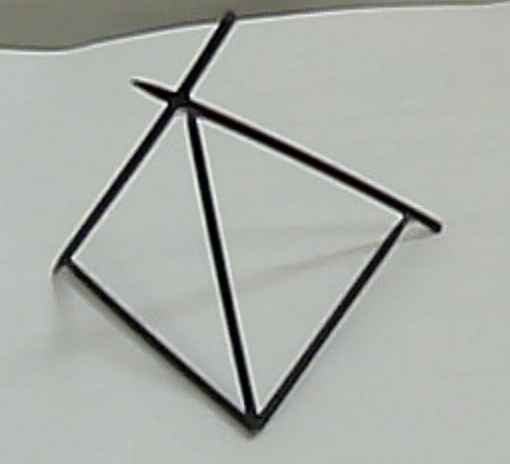
#> input picture dataset/1/im.png, 510 x 464 px
$ python -i functions.py   (imports and definitions only)
#> lines starting #> are read from the running program, lines starting #| are printed output that depends on the picture; after the words box and inside, x2 and y2 are one past the last pixel; in counts of white or black regions, pixels touching at a corner belong together
#> further down, picture is the input picture: shape (464, 510, 3); mean B, G, R 168.3, 172.9, 169.6
"""
functions.py

This script contains functions which will be used for our main process.

The description of each function is provided before its declaration.
In-line comments will explain each individual step.

The list of functions are as follows:

-   crop_img                Params: Saccadic Path Plot
-   format_list             Params: List of Corners
-   remove_outliers         Params: Saccadic Path Corners, World View Corners, Euclidean distance threshold
-   eucl_sort               Params: List of Corners
-   sim_anneal_sort         Params: List of Corners
"""

import cv2
import numpy as np
import csv
import random
import matplotlib.pyplot as plt
import math
import copy
from scipy.spatial import distance as dst


# INPUT:    Directory of files
# RETURNS:  Images of Saccadic Path, World View, and Guide Points
# [36 lines left out: function get_images, not called in this run]


# INPUT:    Plot of the Saccadic Path
# RETURNS:  input image, with unnecessary whitespace removed
def crop_img(img):

    # convert img to grayscale
    gray = cv2.cvtColor(img, cv2.COLOR_BGR2GRAY)

    # apply threshold
    _, thresh_gray = cv2.threshold(gray, thresh=100, maxval=255, type=cv2.THRESH_BINARY)
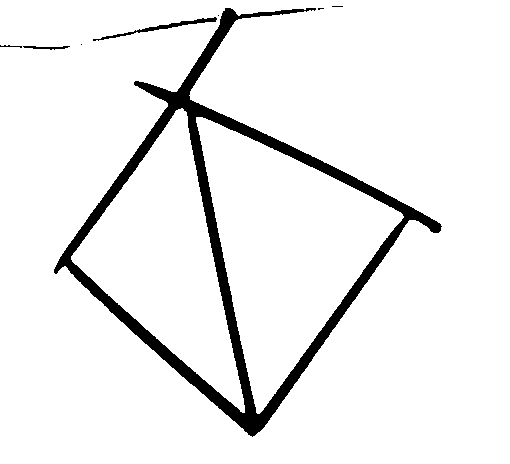
#> thresh_gray: shape (464, 510); 93.4% white; 8 black regions (4 under 20 px), largest, box (x1, y1, x2, y2) and area: (54, 8, 442, 437) 15058, (93, 17, 217, 41) 399, (23, 46, 70, 50) 99, (0, 45, 22, 48) 29

    points = np.argwhere(thresh_gray == 0)       # detect the black pixels (i.e. the edges)
#> points = 15606 pairs, first value 6 to 436, second value 0 to 441
    points = np.fliplr(points)                   # the edges are stored as coordinates, in points
#> points = 15606 pairs, first value 0 to 441, second value 6 to 436
    x, y, w, h = cv2.boundingRect(points)        # using the furthest points, create the rectangle
#> x = 0; y = 6; w = 442; h = 431
    x, y, w, h = x - 10, y - 10, w + 20, h + 20  # leaving some slight whitespace
#> x = -10; y = -4; w = 462; h = 451
    crop = gray[y:y + h, x:x + w]                # cropping the unnecessary parts
#> crop = empty array

    return crop


# INPUT:    List of Harris feature points
# RETURNS:  List of Harris corners formatted for processing
# [82 lines left out: functions format_list, remove_outliers, eucl_sort, sim_anneal_sort, not called in this run]

>>> import cv2
>>> picture = cv2.imread('dataset/1/im.png')
>>> result = crop_img(picture)
#> result = empty array
